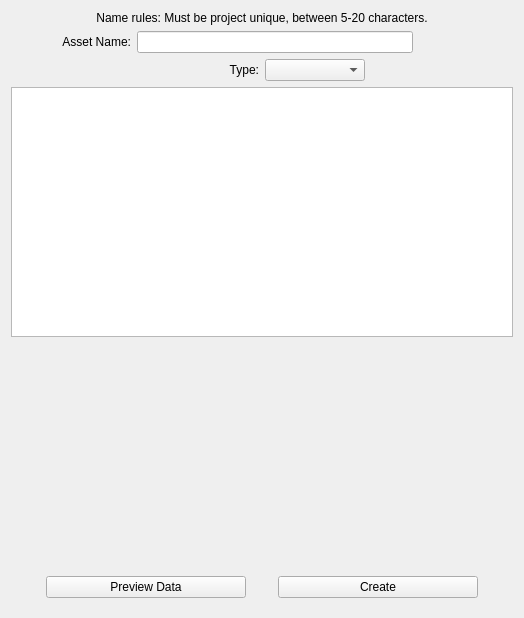
<?xml version="1.0" encoding="UTF-8"?>
<ui version="4.0">
 <class>Form</class>
 <widget class="QWidget" name="Form">
  <property name="geometry">
   <rect>
    <x>0</x>
    <y>0</y>
    <width>524</width>
    <height>618</height>
   </rect>
  </property>
  <property name="windowTitle">
   <string>Form</string>
  </property>
  <layout class="QHBoxLayout" name="horizontalLayout">
   <item>
    <spacer name="horizontalSpacer">
     <property name="orientation">
      <enum>Qt::Horizontal</enum>
     </property>
     <property name="sizeHint" stdset="0">
      <size>
       <width>40</width>
       <height>20</height>
      </size>
     </property>
    </spacer>
   </item>
   <item>
    <layout class="QVBoxLayout" name="verticalLayout">
     <item>
      <layout class="QHBoxLayout" name="horizontalLayout_7">
       <item>
        <widget class="QLabel" name="label_8">
         <property name="font">
          <font>
           <weight>50</weight>
           <bold>false</bold>
          </font>
         </property>
         <property name="text">
          <string>Name rules: Must be project unique, between 5-20 characters.</string>
         </property>
         <property name="alignment">
          <set>Qt::AlignCenter</set>
         </property>
        </widget>
       </item>
      </layout>
     </item>
     <item>
      <layout class="QHBoxLayout" name="horizontalLayout_6">
       <item>
        <widget class="QLabel" name="label_7">
         <property name="minimumSize">
          <size>
           <width>120</width>
           <height>0</height>
          </size>
         </property>
         <property name="font">
          <font>
           <weight>50</weight>
           <bold>false</bold>
          </font>
         </property>
         <property name="text">
          <string>Asset Name:</string>
         </property>
         <property name="alignment">
          <set>Qt::AlignRight|Qt::AlignTrailing|Qt::AlignVCenter</set>
         </property>
        </widget>
       </item>
       <item>
        <widget class="QLineEdit" name="nameLineEdit"/>
       </item>
       <item>
        <spacer name="horizontalSpacer_8">
         <property name="orientation">
          <enum>Qt::Horizontal</enum>
         </property>
         <property name="sizeType">
          <enum>QSizePolicy::Fixed</enum>
         </property>
         <property name="sizeHint" stdset="0">
          <size>
           <width>100</width>
           <height>20</height>
          </size>
         </property>
        </spacer>
       </item>
      </layout>
     </item>
     <item>
      <layout class="QHBoxLayout" name="horizontalLayout_9">
       <item>
        <spacer name="horizontalSpacer_3">
         <property name="orientation">
          <enum>Qt::Horizontal</enum>
         </property>
         <property name="sizeHint" stdset="0">
          <size>
           <width>40</width>
           <height>20</height>
          </size>
         </property>
        </spacer>
       </item>
       <item>
        <widget class="QLabel" name="label_9">
         <property name="minimumSize">
          <size>
           <width>100</width>
           <height>0</height>
          </size>
         </property>
         <property name="maximumSize">
          <size>
           <width>80</width>
           <height>16777215</height>
          </size>
         </property>
         <property name="font">
          <font>
           <weight>50</weight>
           <bold>false</bold>
          </font>
         </property>
         <property name="text">
          <string>Type:</string>
         </property>
         <property name="alignment">
          <set>Qt::AlignRight|Qt::AlignTrailing|Qt::AlignVCenter</set>
         </property>
        </widget>
       </item>
       <item>
        <widget class="QComboBox" name="typeComboBox">
         <property name="minimumSize">
          <size>
           <width>100</width>
           <height>0</height>
          </size>
         </property>
         <property name="maximumSize">
          <size>
           <width>200</width>
           <height>16777215</height>
          </size>
         </property>
        </widget>
       </item>
       <item>
        <spacer name="horizontalSpacer_5">
         <property name="orientation">
          <enum>Qt::Horizontal</enum>
         </property>
         <property name="sizeHint" stdset="0">
          <size>
           <width>40</width>
           <height>20</height>
          </size>
         </property>
        </spacer>
       </item>
      </layout>
     </item>
     <item>
      <widget class="QTextEdit" name="previewTextEdit">
       <property name="enabled">
        <bool>true</bool>
       </property>
       <property name="minimumSize">
        <size>
         <width>0</width>
         <height>250</height>
        </size>
       </property>
       <property name="maximumSize">
        <size>
         <width>16777215</width>
         <height>250</height>
        </size>
       </property>
       <property name="autoFormatting">
        <set>QTextEdit::AutoAll</set>
       </property>
       <property name="lineWrapMode">
        <enum>QTextEdit::WidgetWidth</enum>
       </property>
      </widget>
     </item>
     <item>
      <spacer name="verticalSpacer">
       <property name="orientation">
        <enum>Qt::Vertical</enum>
       </property>
       <property name="sizeHint" stdset="0">
        <size>
         <width>20</width>
         <height>40</height>
        </size>
       </property>
      </spacer>
     </item>
     <item>
      <widget class="QWidget" name="ac_previewCreateWidget_2" native="true">
       <property name="minimumSize">
        <size>
         <width>0</width>
         <height>40</height>
        </size>
       </property>
       <layout class="QHBoxLayout" name="horizontalLayout_20">
        <item>
         <spacer name="horizontalSpacer_9">
          <property name="orientation">
           <enum>Qt::Horizontal</enum>
          </property>
          <property name="sizeHint" stdset="0">
           <size>
            <width>205</width>
            <height>20</height>
           </size>
          </property>
         </spacer>
        </item>
        <item>
         <widget class="QPushButton" name="previewPushButton">
          <property name="minimumSize">
           <size>
            <width>200</width>
            <height>0</height>
           </size>
          </property>
          <property name="font">
           <font>
            <weight>50</weight>
            <bold>false</bold>
           </font>
          </property>
          <property name="text">
           <string>Preview Data</string>
          </property>
          <property name="default">
           <bool>false</bool>
          </property>
         </widget>
        </item>
        <item>
         <spacer name="horizontalSpacer_10">
          <property name="orientation">
           <enum>Qt::Horizontal</enum>
          </property>
          <property name="sizeHint" stdset="0">
           <size>
            <width>206</width>
            <height>10</height>
           </size>
          </property>
         </spacer>
        </item>
        <item>
         <widget class="QPushButton" name="createPushButton">
          <property name="minimumSize">
           <size>
            <width>200</width>
            <height>0</height>
           </size>
          </property>
          <property name="font">
           <font>
            <weight>50</weight>
            <bold>false</bold>
           </font>
          </property>
          <property name="text">
           <string>Create</string>
          </property>
          <property name="iconSize">
           <size>
            <width>16</width>
            <height>16</height>
           </size>
          </property>
          <property name="checkable">
           <bool>false</bool>
          </property>
          <property name="default">
           <bool>false</bool>
          </property>
          <property name="flat">
           <bool>false</bool>
          </property>
         </widget>
        </item>
        <item>
         <spacer name="horizontalSpacer_11">
          <property name="orientation">
           <enum>Qt::Horizontal</enum>
          </property>
          <property name="sizeHint" stdset="0">
           <size>
            <width>205</width>
            <height>20</height>
           </size>
          </property>
         </spacer>
        </item>
       </layout>
      </widget>
     </item>
    </layout>
   </item>
   <item>
    <spacer name="horizontalSpacer_2">
     <property name="orientation">
      <enum>Qt::Horizontal</enum>
     </property>
     <property name="sizeHint" stdset="0">
      <size>
       <width>40</width>
       <height>20</height>
      </size>
     </property>
    </spacer>
   </item>
  </layout>
 </widget>
 <resources/>
 <connections/>
</ui>
